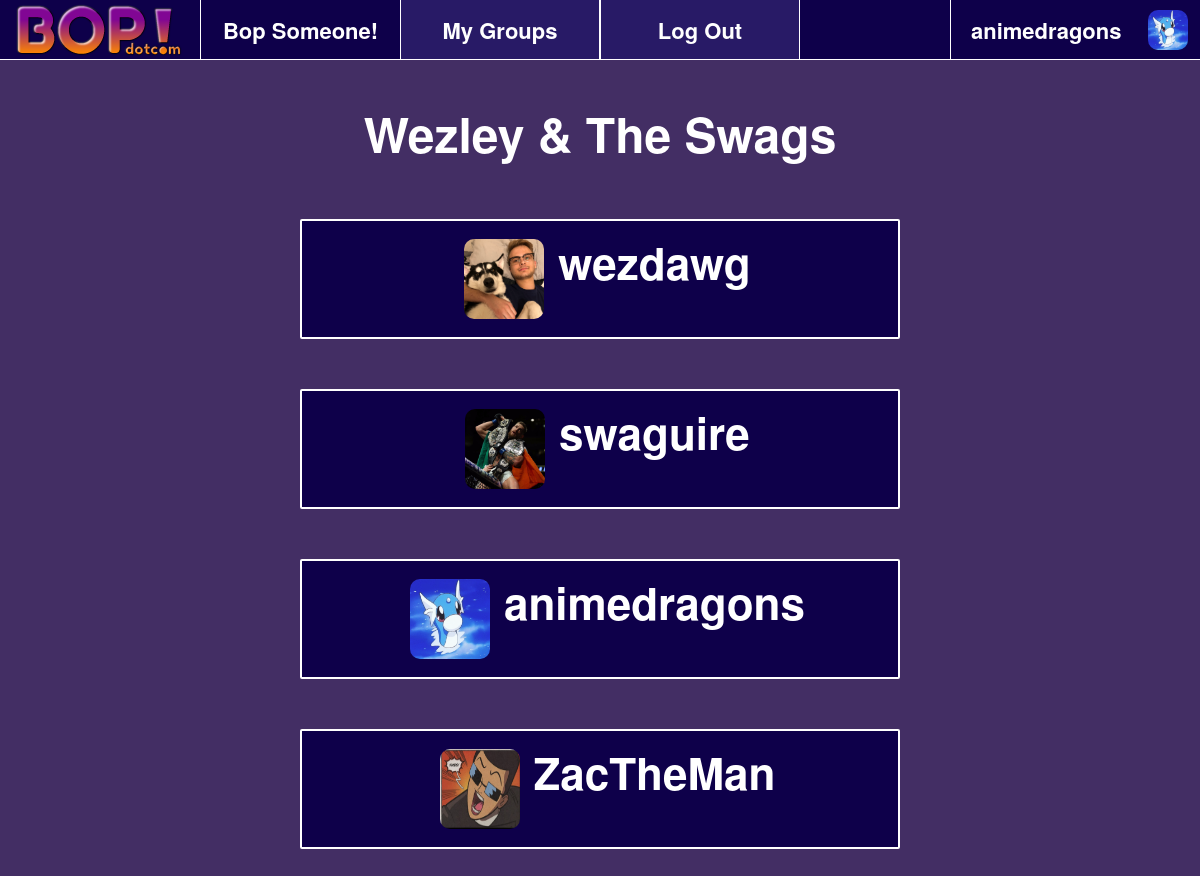
The app's page /groups/2/ (signed in), older data.
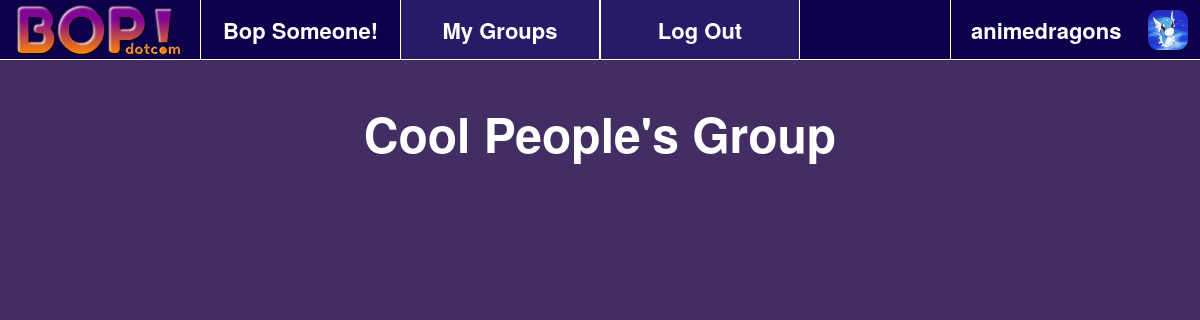
The same page, newer data.
### bopapp/models.py (models this page shows)
class Group(models.Model):
	groupName = models.CharField('name', max_length=512, blank=True)
	dateCreated = models.DateTimeField(auto_now_add=True)

class Profile(models.Model):
	user = models.OneToOneField(User, on_delete=models.CASCADE)
	userName = models.CharField('userName', max_length=256, blank=True)
	firstName = models.CharField('firstName', max_length=256, blank=True)
	lastName = models.CharField('lastName', max_length=256, blank=True)
	birthDate = models.DateTimeField(auto_now_add=True)
	profilePicture = models.ImageField(upload_to='profile_pictures', null=True, blank=True)

### bopapp/views.py (the view)
# urls.py: path('groups/<int:g_id>/', views.group_page, name='group_info'),
def group_page(request, g_id):
	if(request.user.is_authenticated):
		user = request.user
		groups = Group.objects.filter(id=g_id)[0]
		people_in_group = In_Group.objects.filter(group = g_id).values_list('user', flat=True)
		people = Profile.objects.filter(user_id__in = people_in_group)
		return render(request, 'groupinfo.html', {
			'current_page': 'group',
			'name': 'Bop!',
			'group': groups,
			'people': people,
			'user': user
		})
	else:
		return redirect('login_user')

### bopapp/templates/groupinfo.html
{% extends 'index.html' %}
{% load static %}
{% block content %}
<div class='userpage' style="color: white; width: 100%; height: content-fit; min-height: 100%; text-align: center; overflow-y: auto;">
	<div style="font-size: 48px; font-weight: bolder; margin: auto;">{{group.groupName}}</div>
	{% for p in people %}
	<a href="{% url 'userpage' p.id %}" style="color: white; text-decoration: none;">
		<div class="bop friend" style="text-align: center">
			{% if p.profilePicture.url != '' %}
			<img class="profile-picture" src="{{p.profilePicture.url}}" alt="Profile Picture" style="margin-left: 15px; height: 80px; width: 80px; margin-top:6px">
			{% else %}
			<img class="profile-picture" src="/media_root/profile_pictures/default.png" alt="Profile Picture" style="margin-left: 15px;">
			{% endif %}
			<span style="margin-left: 10px; font-weight: bolder; font-size: 44px; padding-top: 6px;">{{p.userName}}</span>
		</div>
	</a>
	{% endfor %}
	<div style="height:150px;"></div>
</div>
{% endblock %}

### bopapp/templates/index.html (shortened to what this page needs)
{% load static %}
<head>
	<link rel="stylesheet" type="text/css" href="{% static 'style.css' %}"/>
	<link rel="stylesheet" href="{% static 'bootstrap-3.3.7-dist/css/bootstrap.min.css' %}">
</head>
<body>
	<div class="main" style="min-height: 100%; min-width: 100%;">
		<div class="nav-bar" style="min-width: 100%; height: 60px;">
			<a href = "{% url 'index' %}">
				<div style="display: inline-block; float:left; width: 200px">
					<img class="logo" src="/media_root/logo.png" alt="Bop Logo" style="margin-left: 15px;">
				</div>
			</a>
			{% if user.is_authenticated %}
			<a href="{% url 'userpage' user.id%}">
				<div class="nav-item" style="color: white; display: inline-block; float:right; width: 250px; height: 100%; text-align: center; border: solid; border-width: 0px; border-left-width: 1px;">
					{% if user.profile.profilePicture.url != '' %}
					<img class="profile-picture" src="{{user.profile.profilePicture.url}}" alt="Profile Picture" style="margin-left: 15px;">
					{% else %}
					<img class="profile-picture" src="/media_root/profile_pictures/default.png" alt="Profile Picture" style="margin-left: 15px;">
					{% endif %}
					<div class="user-name">{{ user.profile.userName }}</div>
				</div>
			</a>
			<a href = "{% url 'bopsomeone' %}">
				<div class="nav-item {% if current_page == 'bop_someone' %} active {% endif %}" style="color: white; display: inline-block; float:left; width: 200px; height: 100%; text-align: center; border: solid; border-width: 0px; border-left-width: 1px;">
					<div style="font-size: 22px; font-weight: bolder; margin-top:15px;">Bop Someone!</div>
				</div>
			</a>
			<a href = "{% url 'groups' %}">
				<div class="nav-item {% if current_page == 'group' %} active {% endif %}" style="color: white; display: inline-block; float:left; width: 200px; height: 100%; text-align: center; border: solid; border-width: 0px; border-left-width: 1px; border-right-width: 1px;">
					<div style="font-size: 22px; font-weight: bolder; margin-top:15px;">My Groups</div>
				</div>
			</a>
			<div id="logout" class="nav-item {% if current_page == 'group' %} active {% endif %}" style="color: white; display: inline-block; float:left; width: 200px; height: 100%; text-align: center; border: solid; border-width: 0px; border-left-width: 1px; border-right-width: 1px;">
					<div style="font-size: 22px; font-weight: bolder; margin-top:15px;">Log Out</div>
			</div>
			{% endif %}
		</div>
		{% block content %}
		{% endblock %}
	</div>
</body>

Row changes from the older to the newer data that the page shows:
no longer on this page (row unchanged): Profile: profilePicture (picture), userName "wezdawg"
no longer on this page (row unchanged): Profile: profilePicture (picture), userName "swaguire"
no longer on this page (row unchanged): Profile: profilePicture (picture), userName "animedragons"
no longer on this page (row unchanged): Profile: profilePicture (picture), userName "ZacTheMan"
changed Group: groupName "Wezley & The Swags" → "Cool People's Group"
